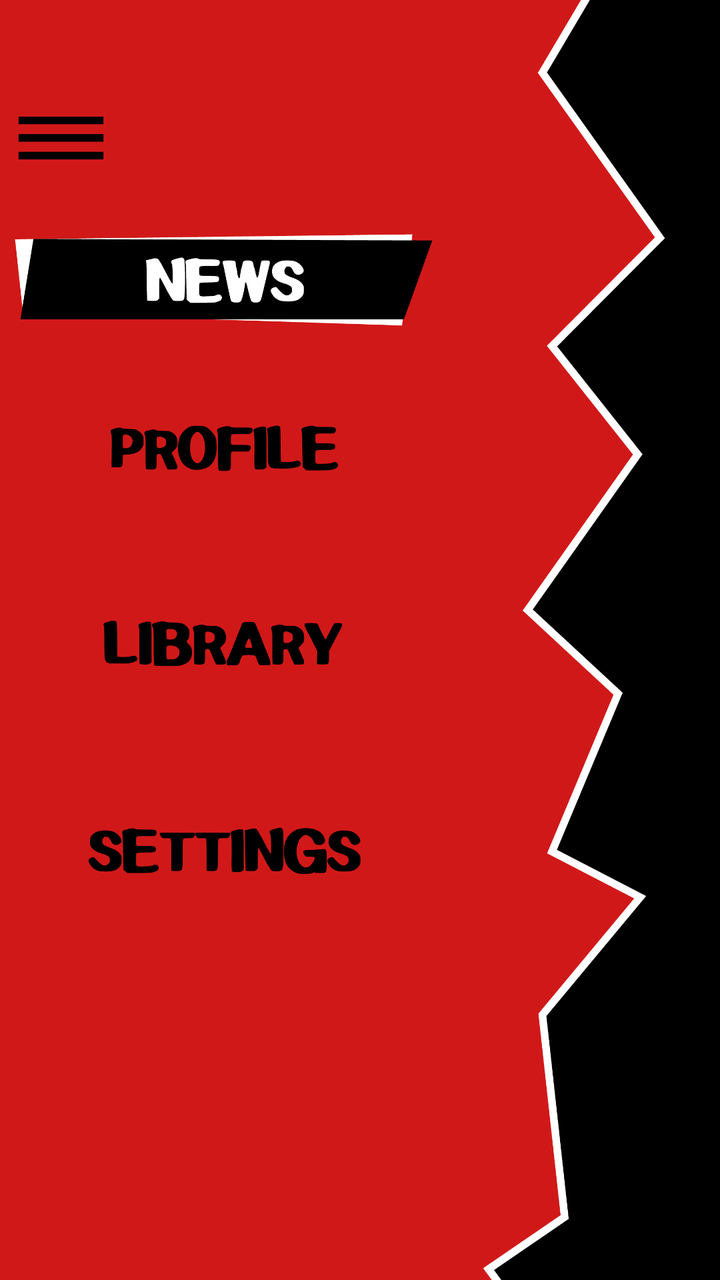
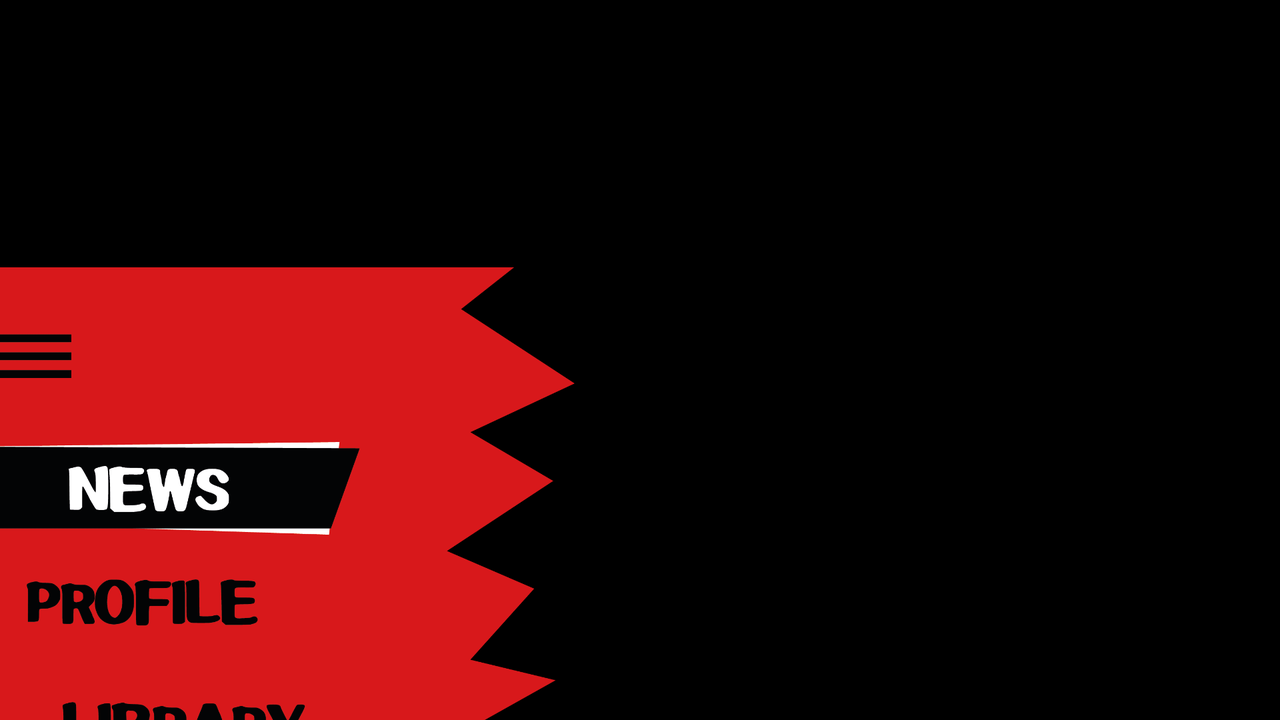

Two renders of one Android screen. The first uses the default layout on a phone; the second uses the alternative layout the repository ships for a different screen configuration, on a matching device. The two XML files are below.
<!-- AndroidManifest.xml: application theme Theme.Persona_app -->
<!-- res/layout/activity_init.xml -->
<?xml version="1.0" encoding="utf-8"?>
<androidx.constraintlayout.widget.ConstraintLayout
    xmlns:android="http://schemas.android.com/apk/res/android"
    xmlns:app="http://schemas.android.com/apk/res-auto"
    xmlns:tools="http://schemas.android.com/tools"
    android:layout_width="match_parent"
    android:layout_height="match_parent"
    tools:context=".InitActivity">

    <ImageView
        android:id="@+id/Black"
        android:layout_width="1020dp"
        android:layout_height="1404dp"
        android:alpha="100"
        android:background="#000000"
        android:visibility="visible"
        app:layout_constraintBottom_toBottomOf="parent"
        app:layout_constraintEnd_toEndOf="parent"
        app:layout_constraintStart_toStartOf="parent"
        app:layout_constraintTop_toTopOf="parent"
        app:srcCompat="@mipmap/black"
        tools:srcCompat="@mipmap/black"
        tools:visibility="visible" />


    <androidx.recyclerview.widget.RecyclerView
        android:id="@+id/newsRecyclerView"
        android:layout_width="612dp"
        android:layout_height="755dp"
        android:layout_marginTop="76dp"
        android:padding="16dp"
        app:layout_constraintEnd_toEndOf="parent"
        app:layout_constraintHorizontal_bias="0.507"
        app:layout_constraintStart_toStartOf="parent"
        app:layout_constraintTop_toTopOf="parent"
        tools:listitem="@layout/news_item" />

    <androidx.constraintlayout.utils.widget.ImageFilterView
        android:id="@+id/Color_Cambia_3"
        android:layout_width="1168dp"
        android:layout_height="384dp"
        android:layout_marginTop="845dp"
        app:layout_constraintEnd_toEndOf="parent"
        app:layout_constraintStart_toStartOf="parent"
        app:layout_constraintTop_toTopOf="parent"
        app:srcCompat="@mipmap/fondo_color_landscape" />

    <ImageView
        android:id="@+id/imageView17"
        android:layout_width="648dp"
        android:layout_height="246dp"
        android:layout_marginTop="790dp"
        app:layout_constraintEnd_toEndOf="parent"
        app:layout_constraintStart_toStartOf="parent"
        app:layout_constraintTop_toTopOf="parent"
        app:srcCompat="@mipmap/puntos_horizontal" />

    <ImageView
        android:id="@+id/down"
        android:layout_width="wrap_content"
        android:layout_height="wrap_content"
        android:layout_marginTop="550dp"
        app:layout_constraintEnd_toEndOf="parent"
        app:layout_constraintHorizontal_bias="0.0"
        app:layout_constraintStart_toStartOf="parent"
        app:layout_constraintTop_toTopOf="parent"
        app:srcCompat="@mipmap/screen_down_black" />

    <ImageView
        android:id="@+id/imageView2"
        android:layout_width="568dp"
        android:layout_height="103dp"
        android:layout_marginStart="-60dp"
        android:layout_marginTop="-20dp"
        app:layout_constraintEnd_toEndOf="parent"
        app:layout_constraintHorizontal_bias="0.824"
        app:layout_constraintStart_toStartOf="parent"
        app:layout_constraintTop_toTopOf="parent"
        app:srcCompat="@mipmap/newsscreen_up" />

    <Button
        android:id="@+id/menuOpen"
        android:layout_width="91dp"
        android:layout_height="78dp"
        android:layout_marginStart="120dp"
        android:layout_marginTop="4dp"
        android:alpha="0"
        app:layout_constraintStart_toStartOf="parent"
        app:layout_constraintTop_toTopOf="parent" />

    <Button
        android:id="@+id/menuClose"
        android:layout_width="94dp"
        android:layout_height="76dp"
        android:alpha="0"
        app:layout_constraintStart_toStartOf="parent"
        app:layout_constraintTop_toTopOf="parent" />

    <Button
        android:id="@+id/CloseZone"
        android:layout_width="195dp"
        android:layout_height="784dp"
        android:alpha="0"
        android:visibility="visible"
        app:layout_constraintBottom_toBottomOf="parent"
        app:layout_constraintEnd_toEndOf="parent"
        app:layout_constraintTop_toTopOf="parent" />

    <androidx.constraintlayout.widget.ConstraintLayout
        android:id="@+id/scene_selector_layout"
        android:layout_width="494dp"
        android:layout_height="1006dp"
        android:layout_marginStart="-20dp"
        android:layout_marginTop="-20dp"
        android:orientation="vertical"
        android:padding="16dp"
        android:visibility="invisible"
        app:layout_constraintStart_toStartOf="parent"
        app:layout_constraintTop_toTopOf="parent"
        tools:visibility="visible">

        <ImageView
            android:id="@+id/Selector"
            android:layout_width="408dp"
            android:layout_height="943dp"
            android:layout_marginStart="-58dp"
            android:layout_marginTop="60dp"
            android:layout_marginBottom="108dp"
            app:layout_constraintBottom_toBottomOf="parent"
            app:layout_constraintStart_toStartOf="parent"
            app:layout_constraintTop_toTopOf="parent"
            app:srcCompat="@mipmap/screen_news" />

        <Button
            android:id="@+id/news_button"
            android:layout_width="167dp"
            android:layout_height="44dp"
            android:layout_marginStart="48dp"
            android:layout_marginTop="120dp"
            android:alpha="0"
            android:text="News"
            app:layout_constraintStart_toStartOf="parent"
            app:layout_constraintTop_toTopOf="parent" />

        <Button
            android:id="@+id/BibliotecaButton"
            android:layout_width="153dp"
            android:layout_height="60dp"
            android:layout_marginStart="16dp"
            android:layout_marginTop="36dp"
            android:layout_marginEnd="53dp"
            android:alpha="0"
            android:text="Jokers_Armor"
            app:layout_constraintEnd_toEndOf="parent"
            app:layout_constraintHorizontal_bias="0.176"
            app:layout_constraintStart_toStartOf="parent"
            app:layout_constraintTop_toBottomOf="@+id/Profile_Button" />

        <Button
            android:id="@+id/Profile_Button"
            android:layout_width="134dp"
            android:layout_height="61dp"
            android:layout_marginStart="16dp"
            android:layout_marginTop="32dp"
            android:layout_marginEnd="53dp"
            android:alpha="0"
            android:text="Jokers_Armor"
            app:layout_constraintEnd_toEndOf="parent"
            app:layout_constraintHorizontal_bias="0.195"
            app:layout_constraintStart_toStartOf="parent"
            app:layout_constraintTop_toBottomOf="@+id/news_button" />

        <Button
            android:id="@+id/ajustes_Buton"
            android:layout_width="147dp"
            android:layout_height="79dp"
            android:layout_marginStart="16dp"
            android:layout_marginTop="40dp"
            android:layout_marginEnd="53dp"
            android:alpha="0"
            android:text="Jokers_Armor"
            app:layout_constraintEnd_toEndOf="parent"
            app:layout_constraintHorizontal_bias="0.172"
            app:layout_constraintStart_toStartOf="parent"
            app:layout_constraintTop_toBottomOf="@+id/BibliotecaButton" />


    </androidx.constraintlayout.widget.ConstraintLayout>

</androidx.constraintlayout.widget.ConstraintLayout>
<!-- res/layout/news_item.xml (included above) -->
<?xml version="1.0" encoding="utf-8"?>
<androidx.constraintlayout.widget.ConstraintLayout
    xmlns:android="http://schemas.android.com/apk/res/android"
    xmlns:app="http://schemas.android.com/apk/res-auto"
    xmlns:tools="http://schemas.android.com/tools"
    android:layout_width="match_parent"
    android:layout_height="wrap_content"
    android:orientation="vertical"
    android:padding="16dp">

    <ImageView
        android:id="@+id/newsImage"
        android:layout_width="385dp"
        android:layout_height="215dp"
        android:layout_marginTop="4dp"
        android:scaleType="centerCrop"
        app:layout_constraintEnd_toEndOf="parent"
        app:layout_constraintStart_toStartOf="parent"
        app:layout_constraintTop_toTopOf="parent"
        app:srcCompat="@mipmap/newsscreen_box" />

    <TextView
        android:id="@+id/newsTitle"
        android:layout_width="370dp"
        android:layout_height="42dp"
        android:ellipsize="end"
        android:maxLines="2"
        android:text="Titulo"
        android:textAlignment="center"
        android:textColor="@color/white"
        android:textSize="16sp"
        app:layout_constraintBottom_toBottomOf="@+id/newsImage"
        app:layout_constraintEnd_toEndOf="parent"
        app:layout_constraintHorizontal_bias="0.853"
        app:layout_constraintStart_toStartOf="parent"
        app:layout_constraintTop_toTopOf="@+id/newsImage" />

    <Button
        android:id="@+id/openNewsButton"
        android:layout_width="332dp"
        android:layout_height="171dp"
        android:layout_marginTop="28dp"
        android:alpha="0.2"
        app:layout_constraintEnd_toEndOf="parent"
        app:layout_constraintHorizontal_bias="0.493"
        app:layout_constraintStart_toStartOf="parent"
        app:layout_constraintTop_toTopOf="parent"
        tools:text="clcik" />

</androidx.constraintlayout.widget.ConstraintLayout>
<!-- resources referenced by this layout -->
<resources>
  <color name="white">#FFFFFFFF</color>
  <!-- mipmap black: png bitmap (mipmap-hdpi, 112094 bytes) -->
  <!-- mipmap fondo_color_landscape: png bitmap (mipmap-hdpi, 88297 bytes) -->
  <!-- mipmap newsscreen_box: png bitmap (mipmap-hdpi, 18230 bytes) -->
  <!-- mipmap newsscreen_up: png bitmap (mipmap-hdpi, 15548 bytes) -->
  <!-- mipmap puntos_horizontal: png bitmap (mipmap-hdpi, 67420 bytes) -->
  <!-- mipmap screen_down_black: png bitmap (mipmap-hdpi, 80053 bytes) -->
  <!-- mipmap screen_news: png bitmap (mipmap-hdpi, 327611 bytes) -->
  <style name="Theme.Persona_app" parent="Base.Theme.Persona_app" />
  <style name="Base.Theme.Persona_app" parent="Theme.Material3.DayNight.NoActionBar">
          
          
      </style>
</resources>
<!-- res/layout-land/activity_init.xml (the repository's variant of the layout above) -->
<!-- drawn on the phone turned sideways -->
<?xml version="1.0" encoding="utf-8"?>
<androidx.constraintlayout.widget.ConstraintLayout
    xmlns:android="http://schemas.android.com/apk/res/android"
    xmlns:app="http://schemas.android.com/apk/res-auto"
    xmlns:tools="http://schemas.android.com/tools"
    android:layout_width="match_parent"
    android:layout_height="match_parent"
    tools:context=".InitActivity">


    <androidx.constraintlayout.utils.widget.ImageFilterView
        android:id="@+id/Color_Cambia_3"
        android:layout_width="1122dp"
        android:layout_height="722dp"
        android:layout_marginBottom="-80dp"
        app:layout_constraintBottom_toBottomOf="parent"
        app:layout_constraintEnd_toEndOf="parent"
        app:layout_constraintStart_toStartOf="parent"
        app:srcCompat="@mipmap/fondo_color_landscape" />


    <ImageView
        android:id="@+id/imageView21"
        android:layout_width="1464dp"
        android:layout_height="644dp"
        android:layout_marginTop="200dp"
        app:layout_constraintEnd_toEndOf="parent"
        app:layout_constraintStart_toStartOf="parent"
        app:layout_constraintTop_toTopOf="parent"
        app:srcCompat="@mipmap/puntos_landscape" />

    <ImageView
        android:id="@+id/imageView24"
        android:layout_width="972dp"
        android:layout_height="631dp"
        android:layout_marginTop="16dp"
        app:layout_constraintEnd_toEndOf="parent"
        app:layout_constraintHorizontal_bias="0.25"
        app:layout_constraintStart_toStartOf="parent"
        app:layout_constraintTop_toTopOf="parent"
        app:srcCompat="@mipmap/news_background_negro_landscape" />

    <ImageView
        android:id="@+id/imageView10"
        android:layout_width="981dp"
        android:layout_height="635dp"
        android:layout_marginTop="-74dp"
        app:layout_constraintEnd_toEndOf="parent"
        app:layout_constraintHorizontal_bias="0.496"
        app:layout_constraintStart_toStartOf="parent"
        app:layout_constraintTop_toTopOf="parent"
        app:srcCompat="@mipmap/news_background_negro_landscape" />

    <ImageView
        android:id="@+id/imageView26"
        android:layout_width="968dp"
        android:layout_height="389dp"
        android:layout_marginTop="20dp"
        android:background="#000000"
        app:layout_constraintBottom_toBottomOf="parent"
        app:layout_constraintEnd_toEndOf="parent"
        app:layout_constraintStart_toStartOf="parent"
        app:layout_constraintTop_toTopOf="parent"
        app:srcCompat="@mipmap/black"
        tools:srcCompat="@mipmap/black" />

    <androidx.recyclerview.widget.RecyclerView
        android:id="@+id/newsRecyclerView"
        android:layout_width="967dp"
        android:layout_height="416dp"
        android:layout_marginTop="110dp"
        android:padding="16dp"
        app:layout_constraintEnd_toEndOf="parent"
        app:layout_constraintHorizontal_bias="0.507"
        app:layout_constraintStart_toStartOf="parent"
        app:layout_constraintTop_toTopOf="parent"
        tools:listitem="@layout/news_item" />



    <ImageView
        android:id="@+id/imageView17"
        android:layout_width="456dp"
        android:layout_height="397dp"
        android:layout_marginTop="532dp"
        app:layout_constraintEnd_toEndOf="parent"
        app:layout_constraintHorizontal_bias="0.711"
        app:layout_constraintStart_toStartOf="parent"
        app:layout_constraintTop_toTopOf="parent"
        app:srcCompat="@mipmap/puntos_horizontal" />

    <ImageView
        android:id="@+id/down"
        android:layout_width="wrap_content"
        android:layout_height="wrap_content"
        android:layout_marginTop="392dp"
        app:layout_constraintEnd_toEndOf="parent"
        app:layout_constraintHorizontal_bias="1.0"
        app:layout_constraintStart_toStartOf="parent"
        app:layout_constraintTop_toTopOf="parent"
        app:srcCompat="@mipmap/screen_down_black" />

    <Button
        android:id="@+id/menuClose"
        android:layout_width="94dp"
        android:layout_height="76dp"
        android:alpha="0"
        app:layout_constraintStart_toStartOf="parent"
        app:layout_constraintTop_toTopOf="parent" />

    <Button
        android:id="@+id/menuOpen"
        android:layout_width="120dp"
        android:layout_height="99dp"
        android:layout_marginStart="36dp"
        android:alpha="0"
        app:layout_constraintStart_toStartOf="parent"
        app:layout_constraintTop_toTopOf="parent" />

    <Button
        android:id="@+id/CloseZone"
        android:layout_width="506dp"
        android:layout_height="461dp"
        android:alpha="0"
        android:visibility="visible"
        app:layout_constraintBottom_toBottomOf="parent"
        app:layout_constraintEnd_toEndOf="parent"
        app:layout_constraintTop_toTopOf="parent"
        tools:visibility="gone" />

    <androidx.constraintlayout.widget.ConstraintLayout
        android:id="@+id/scene_selector_layout"
        android:layout_width="362dp"
        android:layout_height="901dp"
        android:layout_marginStart="-20dp"
        android:layout_marginTop="-20dp"
        android:orientation="vertical"
        android:padding="16dp"
        android:visibility="invisible"
        app:layout_constraintStart_toStartOf="parent"
        app:layout_constraintTop_toTopOf="parent"
        tools:visibility="visible">

        <ImageView
            android:id="@+id/Selector"
            android:layout_width="354dp"
            android:layout_height="766dp"
            android:layout_marginStart="-100dp"
            android:layout_marginTop="100dp"
            android:layout_marginEnd="4dp"
            android:layout_marginBottom="276dp"
            app:layout_constraintBottom_toBottomOf="parent"
            app:layout_constraintEnd_toEndOf="parent"
            app:layout_constraintStart_toStartOf="parent"
            app:layout_constraintTop_toTopOf="parent"
            app:srcCompat="@mipmap/selector_news_landscape" />

        <Button
            android:id="@+id/news_button"
            android:layout_width="167dp"
            android:layout_height="67dp"
            android:layout_marginStart="12dp"
            android:layout_marginTop="60dp"
            android:alpha="0"
            android:text="News"
            app:layout_constraintStart_toStartOf="parent"
            app:layout_constraintTop_toTopOf="parent" />

        <Button
            android:id="@+id/BibliotecaButton"
            android:layout_width="153dp"
            android:layout_height="60dp"
            android:layout_marginStart="16dp"
            android:layout_marginTop="20dp"
            android:layout_marginEnd="53dp"
            android:alpha="0"
            android:text="Jokers_Armor"
            app:layout_constraintEnd_toEndOf="parent"
            app:layout_constraintHorizontal_bias="0.085"
            app:layout_constraintStart_toStartOf="parent"
            app:layout_constraintTop_toBottomOf="@+id/Profile_Button" />

        <Button
            android:id="@+id/Profile_Button"
            android:layout_width="134dp"
            android:layout_height="61dp"
            android:layout_marginStart="16dp"
            android:layout_marginTop="12dp"
            android:layout_marginEnd="53dp"
            android:alpha="0"
            android:text="Jokers_Armor"
            app:layout_constraintEnd_toEndOf="parent"
            app:layout_constraintHorizontal_bias="0.1"
            app:layout_constraintStart_toStartOf="parent"
            app:layout_constraintTop_toBottomOf="@+id/news_button" />

        <Button
            android:id="@+id/ajustes_Buton"
            android:layout_width="171dp"
            android:layout_height="44dp"
            android:layout_marginStart="16dp"
            android:layout_marginTop="24dp"
            android:layout_marginEnd="53dp"
            android:alpha="0"
            android:text="Jokers_Armor"
            app:layout_constraintEnd_toEndOf="parent"
            app:layout_constraintHorizontal_bias="0.057"
            app:layout_constraintStart_toStartOf="parent"
            app:layout_constraintTop_toBottomOf="@+id/BibliotecaButton" />


    </androidx.constraintlayout.widget.ConstraintLayout>

</androidx.constraintlayout.widget.ConstraintLayout>
<!-- resources referenced by the variant -->
<!-- as the phone turned sideways resolves them -->
<resources>
  <color name="white">#FFFFFFFF</color>
  <!-- mipmap black: png bitmap (mipmap-hdpi, 112094 bytes) -->
  <!-- mipmap fondo_color_landscape: png bitmap (mipmap-hdpi, 88297 bytes) -->
  <!-- mipmap news_background_negro_landscape: png bitmap (mipmap-hdpi, 190298 bytes) -->
  <!-- mipmap newsscreen_box: png bitmap (mipmap-hdpi, 18230 bytes) -->
  <!-- mipmap puntos_horizontal: png bitmap (mipmap-hdpi, 67420 bytes) -->
  <!-- mipmap puntos_landscape: png bitmap (mipmap-hdpi, 420133 bytes) -->
  <!-- mipmap screen_down_black: png bitmap (mipmap-hdpi, 80053 bytes) -->
  <!-- mipmap selector_news_landscape: png bitmap (mipmap-hdpi, 194898 bytes) -->
  <style name="Theme.Persona_app" parent="Base.Theme.Persona_app" />
  <style name="Base.Theme.Persona_app" parent="Theme.Material3.DayNight.NoActionBar">
          
          
      </style>
</resources>
